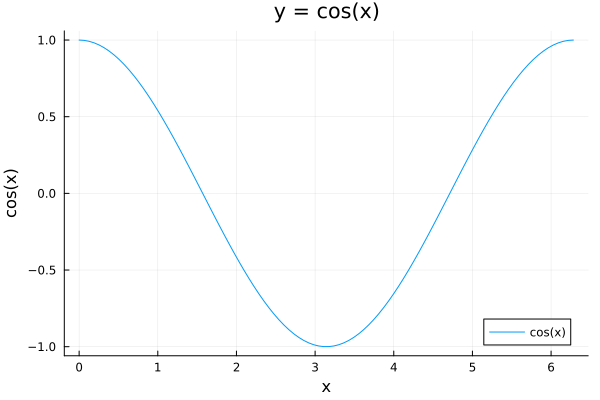

Recreate this plot in Julia.
using Plots

# Define domain and function
x = range(0, 2π, length=100)
y = cos.(x)

# Plotting
p = plot(x, y, title="y = cos(x)", xlabel="x", ylabel="cos(x)", label="cos(x)")
savefig(p, "plot_cos.png")
println("Plot saved to plot_cos.png")
